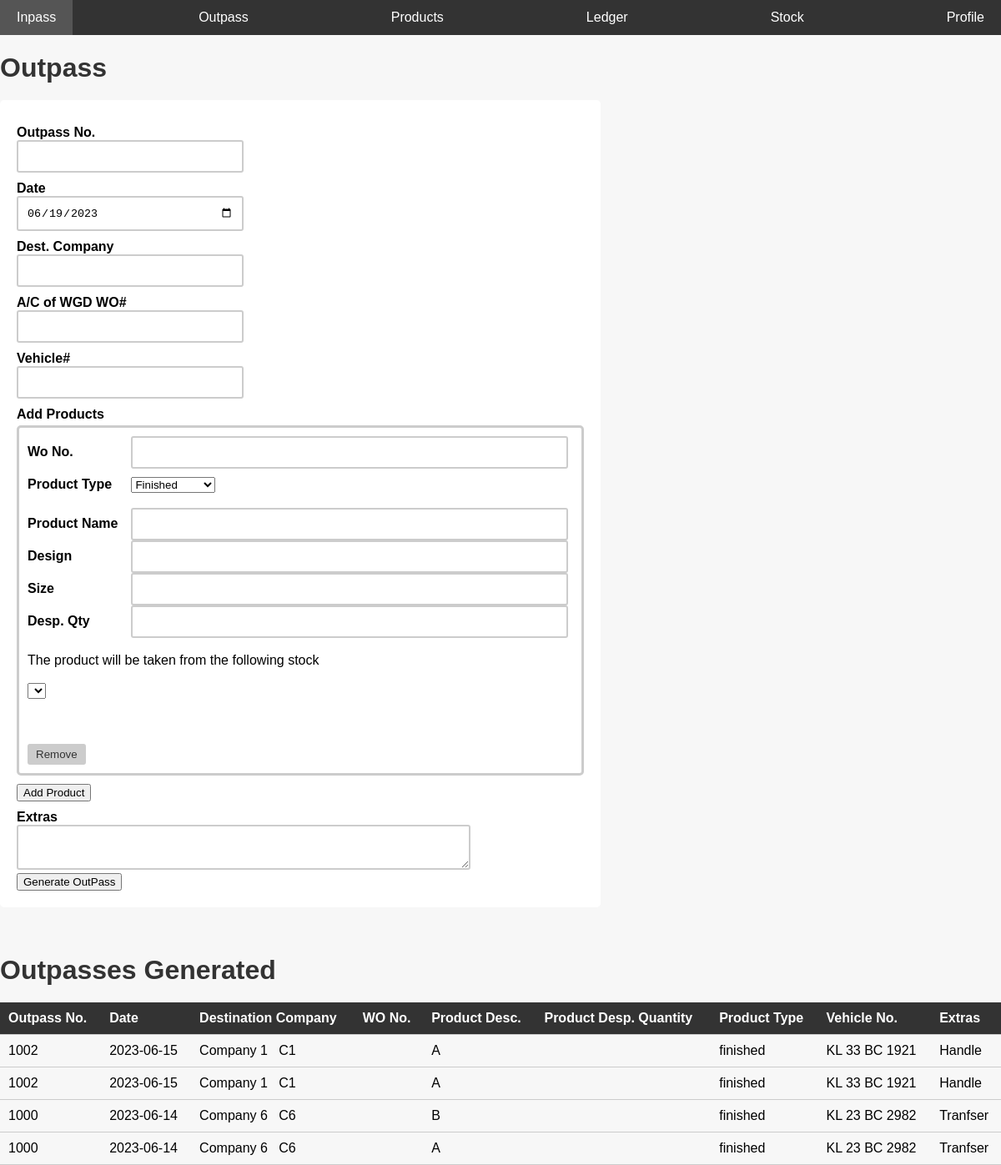
Before: /outpass.php with the older database file.
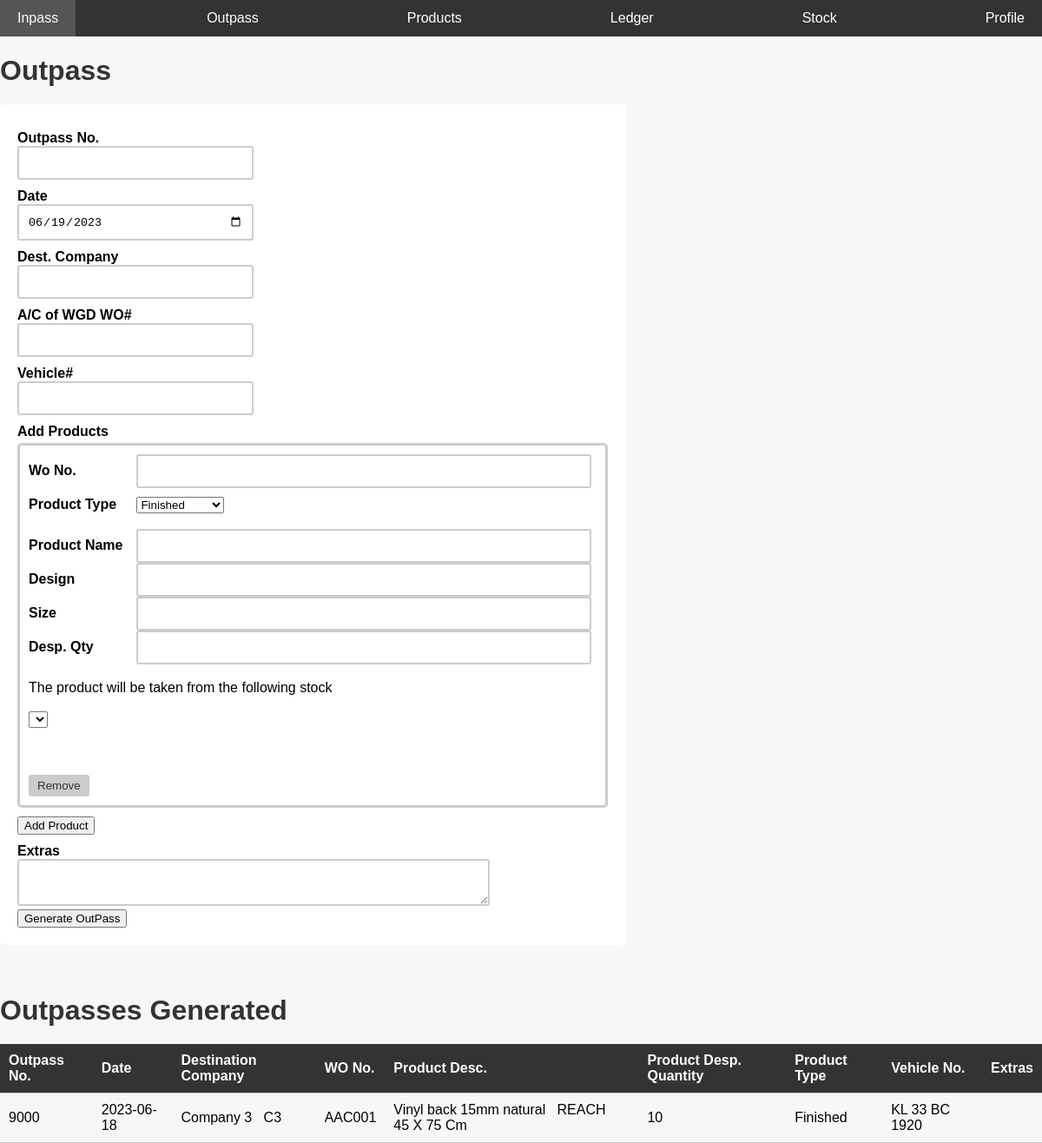
After: the same page with the newer database file.
### tables this page shows
CREATE TABLE IF NOT EXISTS `outpass` (
  `no` int NOT NULL AUTO_INCREMENT,
  `date` date NOT NULL,
  `dest` varchar(125) NOT NULL,
  `woc` varchar(125) NOT NULL,
  `vehicleno` varchar(50) NOT NULL,
  `extras` varchar(125) NOT NULL,
  `type` varchar(10) NOT NULL DEFAULT 'outpass',
  PRIMARY KEY (`no`)
);

CREATE TABLE IF NOT EXISTS `outpass_products` (
  `outpass_no` int NOT NULL,
  `product_type` varchar(15) NOT NULL DEFAULT 'finished',
  `product_name` varchar(50) NOT NULL,
  `work_order` varchar(25) NOT NULL,
  `product_code` varchar(25) NOT NULL DEFAULT 'AAC(code)',
  `product_design` varchar(50) NOT NULL,
  `product_size` varchar(25) NOT NULL,
  `product_qty` int NOT NULL
);

### outpass.php (the view, shortened to what this page needs)
<?php
include 'conn.php';
include 'nav.php';
?>
<?php
$sql4 = "select * from outpass,outpass_products where outpass.no = outpass_products.outpass_no ORDER BY date DESC";
$retval4 = mysqli_query($conn, $sql4);
?>
<html>
<link rel="stylesheet" href="css/outpass.css">
<html>
<head>
</head>
<body>
    <div>
        <div class="formdiv">
            <h1>Outpass</h1>
            <form name="op" method="post" action="">
                <label for="opno">Outpass No.</label>
                <input type="text" required name="opno"> <br>
                <label for="date">Date</label>
                <input type="date" required name="date" id="today_date"> <br>
                <label for="dest_name">Dest. Company</label>
                <input list="companylist" required type="text" id="dest_name" name="dest_name"> <br>
                <label for="woc">A/C of WGD WO#</label>
                <input type="text" required name="woc" id="company_code"> <br>
                <label for="vehicle">Vehicle#</label>
                <input list="vehiclelist" required type="text" name="vehicle">
                 <br>
                <label>Add Products</label>
                <div class="divider1"></div>
                <div id="product_fields">
                    <!-- <div class="product_field">
                    <label>Product Name</label>
                    <input list="productlist" required name="products" id="product_name">
                    <label for="productcode">Product Code</label>
                    <input type="text" required name="product_code" id="product_code">
                    <label for="product_bundle">Product Bundle</label>
                    <input name="product_bundle" required id="product_bundle">
                    <label for="product">Product Desc.</label>
                    <textarea name="product_desc" id="product_description"></textarea>
                </div> -->
                </div>
                <button type="button" id="add_product_field">Add Product</button> <br>
                <label for="extras">Extras</label>
                <textarea name="extras"></textarea> <br>
                <button type="submit" name="op">Generate OutPass</button>
            </form>
        </div>
        <br><br>
    </div>
    <div>
        <h1>Outpasses Generated</h1>
        <table style="border-spacing: 30px;">
            <thead>
                <th>
                    Outpass No.
                </th>
                <th>
                    Date
                </th>
                <th>
                    Destination Company
                </th>
                <th>
                    WO No.
                </th>
                <th>
                    Product Desc.
                </th>
                <th>
                    Product Desp. Quantity
                </th>
                <th>
                    Product Type
                </th>
                <th>
                    Vehicle No.
                </th>
                <th>
                    Extras
                </th>
            </thead>
            <tbody>
                <tr>
                    <?php
                    while ($row = $retval4->fetch_assoc()) {
                        if (!empty($row)) {
                            echo "
                    <tr>
                    <td>
                    {$row['no']}
                    </td>
                    <td>
                    {$row['date']}
                    </td>
                    <td>
                    {$row['dest']}
                    &nbsp;
                    {$row['woc']}
                    </td>
                    <td>
                    {$row['work_order']}
                    </td>
                    <td>
                    {$row['product_name']}
                    &nbsp;
                    {$row['product_design']}
                    &nbsp;
                    {$row['product_size']}
                    </td>
                    <td>
                    {$row['product_qty']}
                    </td>
                    <td>
                    {$row['product_type']}
                    </td>
                    <td>
                    {$row['vehicleno']}
                    </td>
                    <td>
                    {$row['extras']}
                    </td>
                    </tr>
                    ";
                        }
                    }
                    ?>
                </tr>
            </tbody>
        </table>
    </div>
</body>
</html>

### nav.php (shortened to what this page needs)
<!DOCTYPE html>
<html>
<head>
</head>
<body>
    <div id="nav">
        <ul id="navul">
            <li id="navli"><a href="inpass.php">Inpass</a></li>
            <li id="navli"><a href="outpass.php">Outpass</a></li>
            <li id="navli"><a href="products.php">Products</a></li>
            <li id="navli"><a href="ledger.php?f=0">Ledger</a></li>
            <li id="navli"><a href="stock.php?f=0">Stock</a></li>
            <li id="navli"><a href="profile.php">Profile</a></li>
        </ul>
    </div>
</body>
</html>

### css/outpass.css (style rules this page uses)
body { font-family: Arial, sans-serif; background-color: #f7f7f7; margin: 0; }
h1 { color: #333; margin-bottom: 20px; }
form { background-color: #fff; padding: 20px; border-radius: 5px; }
label { font-weight: bold; display: block; margin-top: 10px; }
input, input[type="text"], input[type="date"], textarea { width: 40%; padding: 10px; border: 2px solid #ccc; border-radius: 3px; box-sizing: border-box; }
table { width: 100%; border-collapse: collapse; margin-top: 20px; }
th, td { padding: 10px; border-bottom: 1px solid #ccc; text-align: left; }
th { background-color: #333; color: #fff; }
.product_field input,textarea { width: 80%; }
.divider1 { height: 4px; }
.formdiv { width: 60%; }

### nav.php (style rules this page uses)
body { margin: 0; padding: 0; font-family: Arial, sans-serif; }
#nav { background-color: #333; }
#navul { list-style-type: none; margin: 0; padding: 0; display: flex; justify-content: space-between; align-items: center; }
#navli { margin: 0; }
#navli a { display: block; text-decoration: none; padding: 12px 20px; color: #fff; font-size: 16px; transition: background-color 0.3s; }

Changed rows visible on the page:
removed outpass: no "1002", date "2023-06-15", dest "Company 1", woc "C1", outpass_products.product_name "A", outpass_products.product_type "finished", vehicleno "KL 33 BC 1921", extras "Handle"
removed outpass: no "1000", date "2023-06-14", dest "Company 6", woc "C6", outpass_products.product_name "B", outpass_products.product_type "finished", vehicleno "KL 23 BC 2982", extras "Tranfser", outpass_products.product_name "A"
added outpass: no "9000", date "2023-06-18", dest "Company 3", woc "C3", outpass_products.work_order "AAC001", outpass_products.product_name "Vinyl back 15mm natural", outpass_products.product_design "REACH", outpass_products.product_size "45 X 75 Cm", outpass_products.product_qty "10", outpass_products.product_type "Finished", vehicleno "KL 33 BC 1920"
